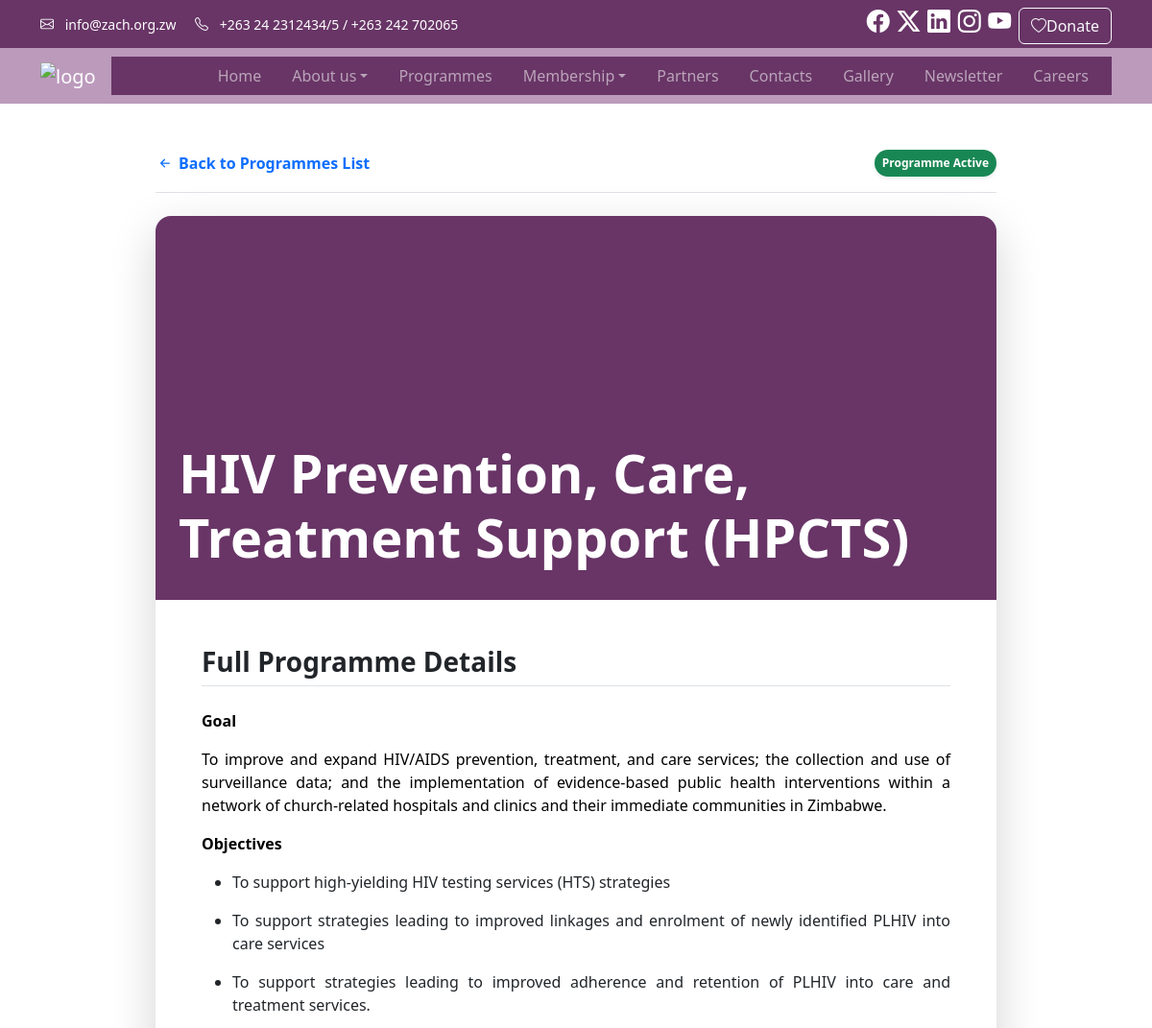
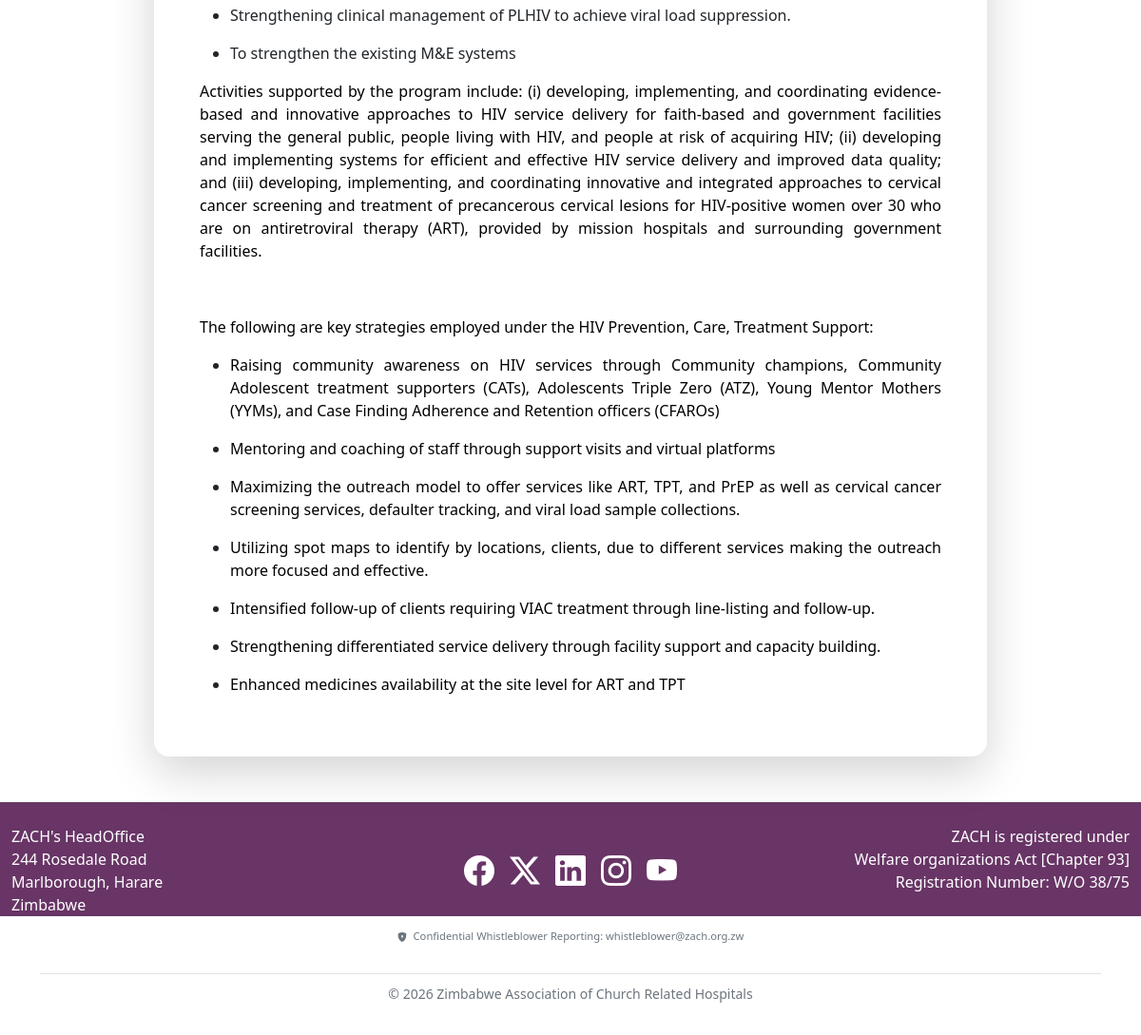
The page /programmes/6/ on the database its author committed (2 pictures, top to bottom).
### zachmain/programmes/models.py (models this page shows, shortened)
class Programme(models.Model):
    name = models.CharField(
        _("Programme Name"),
        max_length=255,
        unique=True,
    )
    description = CKEditor5Field("Text", config_name="extends")
    photo = models.ImageField(
        _("Programme Photo"),
        upload_to="programmes/photos/",
        null=True,
        blank=True,
    )
    is_active = models.BooleanField(
        _("Is Active"),
        default=True,
        help_text=_("Designates whether this programme should be treated as active."),
    )
    class Meta:
        verbose_name = _("Programme")
        verbose_name_plural = _("Programmes")
        ordering = ["-is_active", "name"]

### zachmain/programmes/views.py (the view)
# urls.py: path("<int:pk>/", views.programme_detail, name="detail"),
def programme_detail(request, pk):
    programme = get_object_or_404(Programme, pk=pk)
    context = {
        "programme": programme,
    }
    return render(request, "programmes/programme_detail.html", context)

### zachmain/news/context_processors.py (called while the page is built)
def latest_articles(request):
    return {
        "latest_articles": Article.objects.order_by("-created_at")[:5],
    }

### zachmain/users/context_processors.py (called while the page is built)
def allauth_settings(request):
    return {
        "ACCOUNT_ALLOW_REGISTRATION": settings.ACCOUNT_ALLOW_REGISTRATION,
    }

### zachmain/templates/programmes/programme_detail.html (shortened to what this page needs)
{% extends "base.html" %}
{% load static %}
{% block content %}
  <div class="container-fluid my-5" style="max-width: 900px;">
    <div class="d-flex justify-content-between align-items-center mb-4 pb-3 border-bottom">
      <a href="{% url 'programmes:programmes_page' %}"
         class="text-decoration-none d-flex align-items-center text-primary fw-bold">
        <svg xmlns="http://www.w3.org/2000/svg"
             width="20"
             height="20"
             fill="currentColor"
             class="bi bi-arrow-left-short me-1"
             viewBox="0 0 16 16">
          <path fill-rule="evenodd" d="M12 8a.5.5 0 0 1-.5.5H5.707l2.147 2.146a.5.5 0 0 1-.708.708l-3-3a.5.5 0 0 1 0-.708l3-3a.5.5 0 1 1 .708.708L5.707 7.5H11.5a.5.5 0 0 1 .5.5z" />
        </svg>
        Back to Programmes List
      </a>
      {% if programme.is_active %}
        <span class="badge rounded-pill bg-success p-2 shadow-sm">Programme Active</span>
      {% else %}
        <span class="badge rounded-pill bg-danger p-2 shadow-sm">Programme Inactive</span>
      {% endif %}
    </div>
    <div class="card shadow-lg border-0 rounded-4 overflow-hidden mb-5">
      {% if programme.photo %}
        <div class="position-relative" style="height: 400px; overflow: hidden;">
          <div class="position-absolute top-0 start-0 w-100 h-100 bg-dark bg-opacity-50 d-flex align-items-end p-4">
            <h1 class="display-4 fw-bolder text-white">{{ programme.name }}</h1>
          </div>
        </div>
      {% else %}
        <div class="p-5 bg-secondary">
          <h1 class="display-5 fw-bolder text-white">{{ programme.name }}</h1>
        </div>
      {% endif %}
      <div class="card-body p-5">
        <h2 class="h3 fw-bold mb-4 border-bottom pb-2 text-dark">Full Programme Details</h2>
        <div class="text-body-secondary ck-content fs-6">
          {{ programme.description|safe }}
        </div>
      </div>
    </div>
  </div>
{% endblock content %}

### zachmain/static/css/custom.css (style rules this page uses)
body { overflow-x: hidden; }
.bg-dark { background-color: #683566 !important; }
.card { box-shadow: 0 2px 8px rgba(0, 0, 0, 0.08); }

### rows shown on the page
Programme: name "HIV Prevention, Care, Treatment Support (HPCTS)", description "Goal To improve and expand HIV/AIDS prevention, treatment, and care services; the collection and use of surveillance data; and the implementation of evidence-based public health interventions within a network of church-related hospitals and clinics and their immediate communities in Zimbabwe. Objectives To support high-yielding HIV testing services (HTS) strategies To support strategies leading to improved linkages and enrolment of newly identified PLHIV into care services To support strategies leading to improved adherence and retention of PLHIV into care and treatment services. Strengthening clinical management of PLHIV to achieve viral load suppression. To strengthen the existing M&E…"
